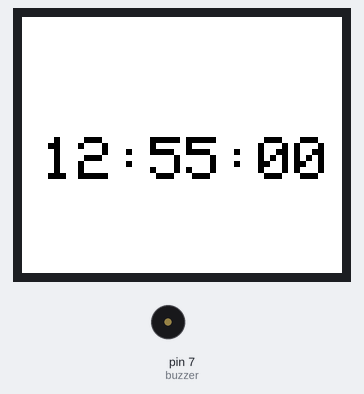
The sketch below on a simulated Arduino Uno, built with avr-gcc and run on an emulated ATmega328P. Shown: 160×128 colour display, buzzer (waves = sounding). What the sketch prints to the serial monitor is not drawn.

Above: at 0.1 s.
At 3.1 s:
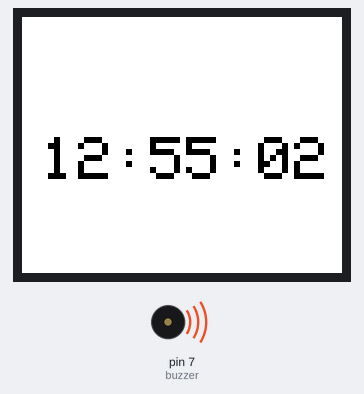
At 10.1 s:
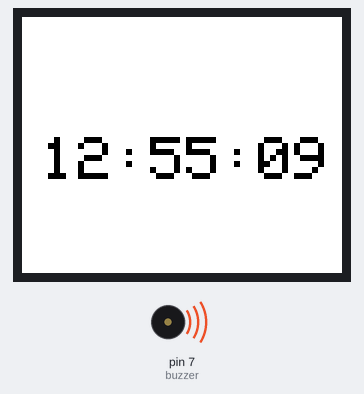
At 38.3 s:
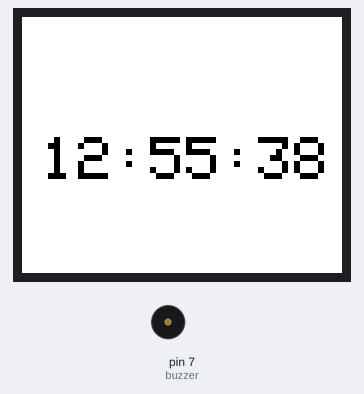
Timing chart, 0 to 39.8 s (numbered marks = the images above):
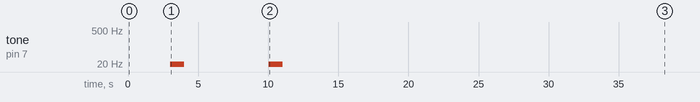

Measured:
- by itself, tone on pin 7 (buzzer): alternates 15 Hz for 1.0 s and silent for 6.0 s, 4 changes in all, then stays silent
- what the display in image 1 shows lasts 2.0 s, from 2.0 s to 4.0 s

The sketch:

projeto_relogio_alarm.ino
```cpp
#include <TFT.h>  // Arduino LCD library
#include <SPI.h>
#include <TimeLib.h>
#include <TimeAlarms.h>
const int buzzer = 7; //buzzer to arduino pin 9
// pin definition for the Uno
#define cs   10
#define dc   9
#define rst  8

TFT TFTscreen = TFT(cs, dc, rst);

// buffer para exibir a hora
char timeBuffer[9]; // HH:MM:SS\0 = 8 + 1

void setup() {
  Serial.begin(9600);
  setTime(12,55,0,1,1,11); // set time to Saturday 8:29:00am Jan 1 2011
  pinMode(buzzer, OUTPUT); // Set buzzer - pin 9 as an output
  // create the alarms
  Alarm.alarmRepeat(8,30,0, MorningAlarm);  // 8:30am every day
  Alarm.alarmRepeat(12,55,3,EveningAlarm);  // 5:45pm every day
  Alarm.alarmRepeat(dowSaturday,8,30,30,WeeklyAlarm);  // 8:30:30 every Saturday
  // Alarm.timerRepeat(5, Repeats);            // timer for every 15 seconds


  Alarm.timerOnce(10, OnceOnly);             // called once after 10 seconds

  TFTscreen.begin();
  TFTscreen.background(255, 255, 255);
  TFTscreen.stroke(0,0,0);
  TFTscreen.setTextSize(3);
}

void loop() {
  // Monta a string de hora: HH:MM:SS
  sprintf(timeBuffer, "%02d:%02d:%02d", hour(), minute(), second());
  Serial.println(timeBuffer);

  digitalClockDisplay();
  // Mostra a hora na tela
  TFTscreen.stroke(0,0,0);
  TFTscreen.text(timeBuffer, 10, 60);  // imprime

  Alarm.delay(1000); // wait one second between clock displ
  TFTscreen.stroke(255, 255, 255);
  TFTscreen.text(timeBuffer, 10, 60);  // apaga

  // Mostra também no monitor serial


}

// functions to be called when an a45larm triggers:
void MorningAlarm(){
 Serial.println("Alarm: - turn lights off");
}


void EveningAlarm(){
 Serial.println("Alarm: - turn lights on");
 tone(buzzer, 15); // Send 1KHz sound signal...
 Alarm.delay(1000);        // ...for 1 sec
 noTone(buzzer);     // Stop sound...

}


void WeeklyAlarm(){
 Serial.println("Alarm: - its Monday Morning");
}


void ExplicitAlarm(){
 Serial.println("Alarm: - this triggers only at the given date and time");
}


void Repeats(){
 Serial.println("55 second timer");
 tone(buzzer, 15); // Send 1KHz sound signal...
 Alarm.delay(1000);        // ...for 1 sec
 noTone(buzzer);     // Stop sound...
}


void OnceOnly(){
 Serial.println("This timer only triggers once");
 tone(buzzer, 15); // Send 1KHz sound signal...
 Alarm.delay(1000);        // ...for 1 sec
 noTone(buzzer);     // Stop sound...
}


void digitalClockDisplay()
{
 // digital clock display of the time
 Serial.print(hour());
 printDigits(minute());
 printDigits(second());
 Serial.println();
}


void printDigits(int digits)
{
 Serial.print(":");
 if(digits < 10)
   Serial.print('0');
 Serial.print(digits);
}
```
